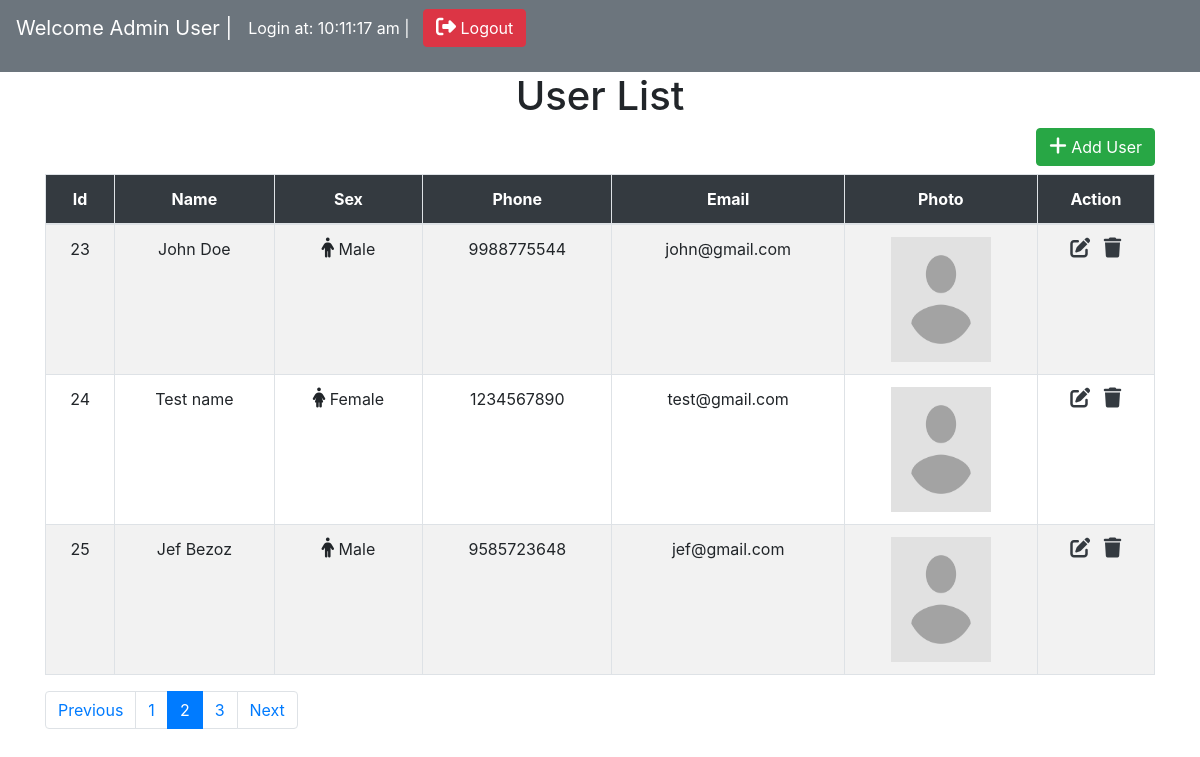
Page /index.php?page=2 (signed in) on the committed database.
### tables this page shows
CREATE TABLE `users` (
  `id` int(11) NOT NULL,
  `name` varchar(255) NOT NULL,
  `sex` varchar(11) NOT NULL,
  `phone` bigint(12) NOT NULL,
  `email` varchar(255) NOT NULL,
  `image` varchar(255) NOT NULL DEFAULT 'avatar.png'
);

### index.php (the view, shortened to what this page needs)
<?php
    include "config.php";
    $page = isset($_GET['page']) ? $_GET['page'] : 1;
    $limit = 3;
    $offset = ($page-1)*$limit;
    $sql = "SELECT * FROM users LIMIT $limit OFFSET $offset";
    $query = mysqli_query($link,$sql);
?>
<!DOCTYPE html>
<html lang="en">
<head>
    <link rel="stylesheet" href="https://maxcdn.bootstrapcdn.com/bootstrap/4.5.2/css/bootstrap.min.css">
</head>
<body>
    <nav class="navbar navbar-expand-sm bg-secondary navbar-dark">
        <p class="navbar-brand">
            <?php echo isset($_SESSION['id']) ? 'Welcome '.$_SESSION['name'] : '' ?> |
        </p>
        <p class="nav-item text-white">
            <?php echo isset($_SESSION['login_at']) ? 'Login at: '.$_SESSION['login_at'] : '' ?> | &nbsp;&nbsp;
        </p>
        <p class="float-right">
            <a href="logout.php" class="btn btn-danger"><i class='fas fa-sign-out-alt'></i> Logout</a>
        </p>
    </nav>
    <div class="container">
        <h1 class="text-center">User List</h1>
        <div class="text-right"><a href="create.php" class="btn btn-success mb-2"><i class='fas fa-plus'></i> Add User</a></div>
        <table class="table table-bordered table-striped table-hover">
            <thead class="bg-dark text-center text-white">
                <tr>
                    <th>Id</th>
                    <th>Name</th>
                    <th>Sex</th>
                    <th>Phone</th>
                    <th>Email</th>
                    <th>Photo</th>
                    <th>Action</th>
                </tr>
            </thead>
            <tbody class="text-center">
                <?php if(mysqli_num_rows($query) == 0){ ?>
                    <tr><td colspan="7" class="text-center">No record found</td></tr>
                <?php }else{
                    $psql = "SELECT * FROM users";
                    $pquery = mysqli_query($link,$psql);
                    $total_record = mysqli_num_rows($pquery);
                    $total_page = ceil($total_record/$limit);
                    ?>
                    <?php while($row = mysqli_fetch_assoc($query)){ ?>
                    <tr>
                        <td><?php echo $row['id'] ?></td>
                        <td><?php echo $row['name'] ?></td>
                        <td>
                            <?php if($row['sex'] == 'male'){ ?>
                                <i class='fas fa-male'></i> Male
                            <?php } ?>
                            <?php if($row['sex'] == 'female'){ ?>
                                <i class='fas fa-female'></i> Female
                            <?php } ?>
                        </td>
                        <td><?php echo $row['phone'] ?></td>
                        <td><?php echo $row['email'] ?></td>
                        <td><img src="uploads/<?php echo $row['image'] ?>" width="100" height="125"></td>
                        <td>
                            <a href="update.php?id=<?php echo $row['id'] ?>" class="text-dark"><i class='fas fa-edit'></i></a>&nbsp;&nbsp;
                            <a href="delete.php?id=<?php echo $row['id'] ?>" class="text-dark"><i class='fas fa-trash'></i></a>
                        </td>
                    </tr>
                <?php }} ?>
            </tbody>
        </table>
        <ul class="pagination">
            <li class="page-item <?php echo ($page > 1) ? '' : 'disabled' ?>"><a class="page-link" href="index.php?page=<?php echo $page-1 ?>">Previous</a></li>
        <?php for($i=1;$i<=$total_page;$i++){ ?>
            <li class="page-item <?php echo ($page == $i) ? 'active' : '' ?>"><a class="page-link" href="index.php?page=<?php echo $i ?>"><?php echo $i ?></a></li>
        <?php } ?>
            <li class="page-item <?php echo ($total_page > $page) ? '' : 'disabled' ?>"><a class="page-link" href="index.php?page=<?php echo $page+1 ?>">Next</a></li>
        </ul>
    </div>
</body>
</html>

### index.php (style rules this page uses)
.fas { font-size: 20px; }

### rows in the picture
users: id "23", name "John Doe", sex "male" (drawn), phone "9988775544", email "john@gmail.com", image (placeholder picture)
users: id "24", name "Test name", sex "female" (drawn), phone "1234567890", email "test@gmail.com", image (placeholder picture)
users: id "25", name "Jef Bezoz", sex "male" (drawn), phone "9585723648", email "jef@gmail.com", image (placeholder picture)

### other values in the picture
$_SESSION['name'] "Admin User"
$_SESSION['login_at'] "10:11:17 am"
